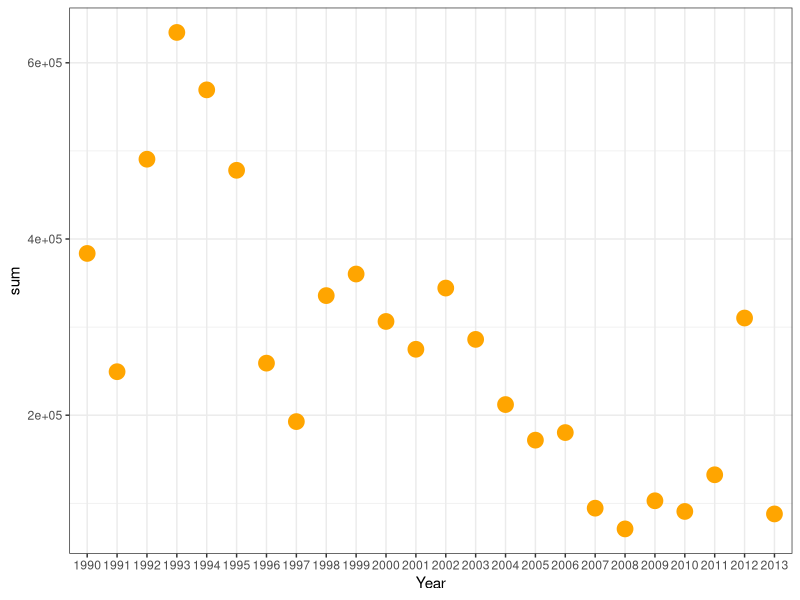

The R script that drew this image:
## ---- chunk 1
library(readxl)
library(plyr) 
library(dplyr) 
library(tidyr)
library(ggplot2)

snapper <- read_excel('snappermeans.xlsx')
  
catch <- snapper %>%
  group_by(Year) %>%
  summarise(sum = sum(catch, na.rm = TRUE)) %>%
  ggplot(aes(Year, sum)) +
  theme_bw() +
  geom_point(alpha = 1, color = 'orange', size = 5)
catch
